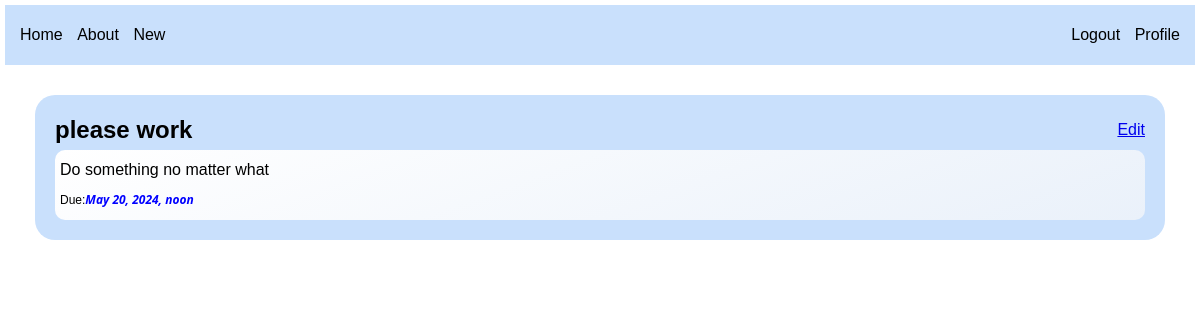
The page /tasks/4/ (signed in) on the database its author committed.
### todolist/models.py (models this page shows, shortened)
class Task(models.Model):
    title = models.CharField(max_length=200, null=False, blank=False)
    description = models.TextField(blank=True)
    created_on = models.DateTimeField(auto_now_add=True)
    deadline = models.DateTimeField()
    completed = models.BooleanField(default=False)
    atachment = models.FileField(upload_to="media/", blank=True, null=True)
    user = models.ForeignKey(User, on_delete=models.CASCADE, related_name='tasks')
    class Meta:
        ordering = ["-created_on"]
        verbose_name = 'task'

### todolist/views.py (the view)
# urls.py: path('tasks/<int:task_id>/', views.taskDetail, name="task.detail"),
@login_required(login_url='login')
def taskDetail(request, task_id):
   task = get_object_or_404(Task, pk=task_id)
   return render(request, 'todolist/task_detail.html', {'task': task})

### todolist/templates/todolist/task_detail.html (shortened to what this page needs)
{% extends "base.html" %}
{% block content %}
<div class="tasklist">
  <div class="title">
    <h2>{{task.title}}</h2>
    <div class='edit'><p><a href='/tasks/{{task.id}}/update'>Edit</a><p></div>
    </div>
    <div class="description">
      <p>{{task.description}}</p>
      <p class="duedate">Due: <b> {{task.deadline}}</b></p>
    </div>
  </div>
{% endblock content %}

### static/css/style.css (style rules this page uses)
* { box-sizing: border-box; margin: 0; padding: 0; }
body { background: white; font-family: 'Lucida Sans', 'Lucida Sans Regular', 'Lucida Grande', 'Lucida Sans Unicode', Geneva, Verdana, sans-serif; margin: 5px; }
.tasklist { display: block; margin: 30px; padding: 20px; background: #c9e0fc; line-height: 30px; border-radius: 20px; }
.description { margin-top: 5px; background: linear-gradient(160deg, #ffffff, #eaf1fa); padding: 5px; border-radius: 10px; }
.duedate { display: flex; font-size: 12px; }
.duedate b { font-style: italic; font-family: 'Segoe UI', Tahoma, Geneva, Verdana, sans-serif; color: blue; }
.title { display: flex; justify-content: space-between; }
.title .edit { justify-content: flex-end; }

### rows shown on the page
Task: title "please work", description "Do something no matter what", deadline "May 20, 2024, noon"
